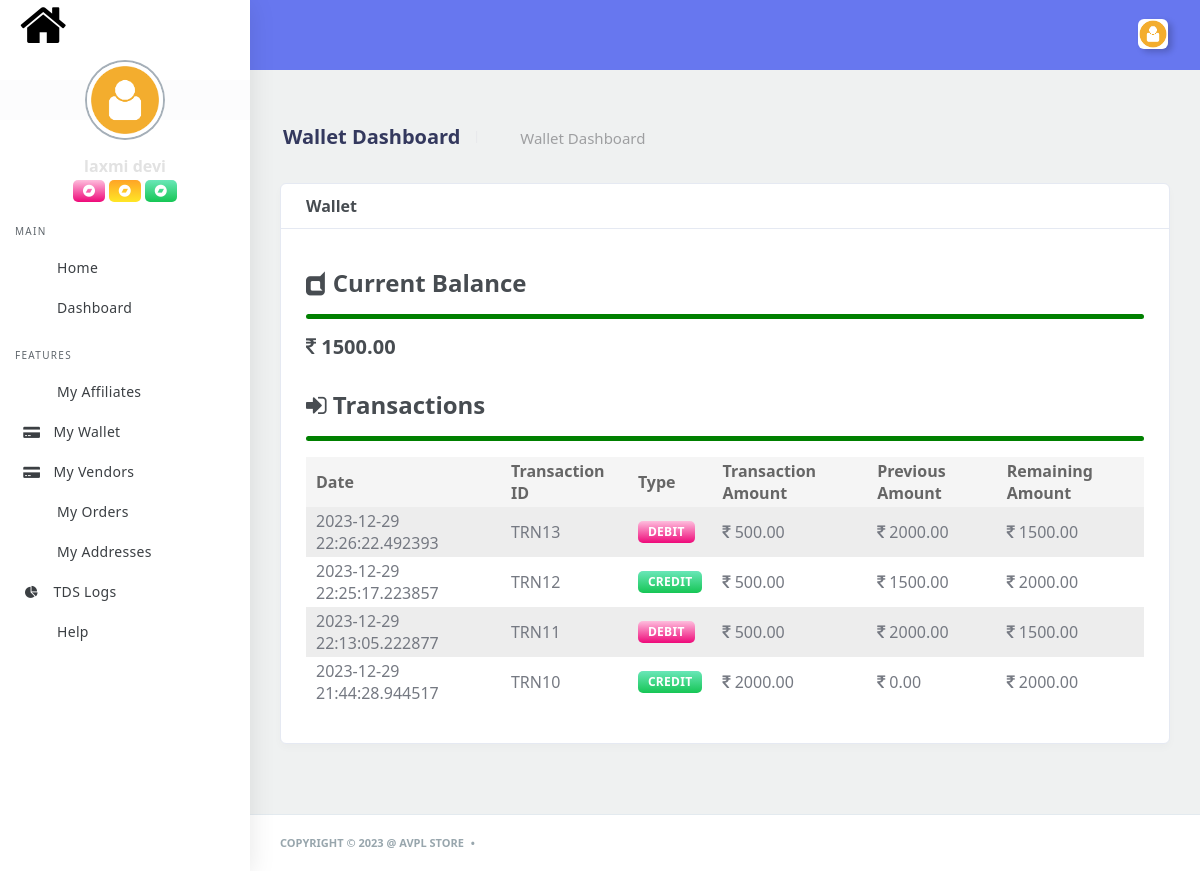
The app's page /user/wallet (signed in) with its own data.
### user_app/models.py (models this page shows, shortened)
class UserData(models.Model):
	user = models.OneToOneField(User, on_delete=models.CASCADE, related_name='usr')
	first_name = models.CharField(max_length=50, null=True, blank=True)
	last_name = models.CharField(max_length=50, null=True, blank=True)
	phone = models.CharField(max_length=10, null=True, blank=True)
	address = models.CharField(max_length=100, null=True, blank=True)
	zipcode = models.CharField(max_length=20, null=True, blank=True)
	latitude = models.FloatField(null=True, blank=True)
	longitude = models.FloatField(null=True, blank=True)
	gender = models.CharField(max_length=20, null=True, blank=True)
	profile_pic =  models.ImageField(upload_to='profile', null=True, blank=True)
	pv = models.FloatField(default=0.0)
	sponsor = models.ForeignKey(User, on_delete=models.CASCADE, null=True,blank=True)
	is_active = models.BooleanField(default=False)
	subscribed = models.BooleanField(default=False)
	class Meta:
		db_table="UserData"

### main_app/models.py (models this page shows, shortened)
class Wallet(models.Model):
	user = models.ForeignKey(User, on_delete=models.CASCADE)
	current_balance = models.FloatField(default=0.0)
	class Meta:
		db_table="Wallet"

class WalletTransaction(models.Model):
	wallet = models.ForeignKey(Wallet, on_delete=models.CASCADE)
	transaction_date = models.DateTimeField()
	transaction_type = models.CharField(max_length=20)
	transaction_amount = models.FloatField()
	previous_amount = models.FloatField()
	remaining_amount = models.FloatField()
	class Meta:
		db_table="WalletTransaction"

### user_app/views.py (the view)
# urls.py: path('wallet', user_wallet),
@csrf_exempt
def user_wallet(request):
	if check_user_authentication(request, 'User'):
		if not Wallet.objects.filter(user=request.user).exists():
			Wallet.objects.create(user=request.user)
		dic = {'user':UserData.objects.get(user=request.user),
			'wallet':Wallet.objects.filter(user=request.user).first(),
			'wallet_transactions':WalletTransaction.objects.filter(wallet=Wallet.objects.filter(user=request.user).first()).order_by('-transaction_date'),
			'notification':get_notifications(request.user),
			'notification_len':len(Notification.objects.filter(user=request.user, read=False)),
		}
		return render(request, 'user_app/wallet-dash.html', dic)
	else:
		return render(request, '403.html')

### main_app/utils.py (called while the page is built)
def get_notifications(user):
	now_date=datetime.datetime.now()
	dic={}
	lt=[]
	for x in Notification.objects.filter(user=user):
		time = x.notification_date.time()
		date = x.notification_date.date()
		hour = int(str(time)[0:2])
		minute = int(str(time)[3:5])
		year = str(x.notification_date.date())[0:4]
		month = str(x.notification_date.date())[5:7]
		day = str(x.notification_date.date())[8:10]
		new = datetime.datetime(int(year), int(month), int(day), hour, minute, 0, 0, tzinfo=None)
		dic={
			'text':x.text,
			'time':timeago.format(new, now_date.replace(tzinfo=None))
		}
		lt.append(dic)
	return list(reversed(lt))

def check_user_authentication(request, user_type):
	if request.user.is_authenticated:
		if request.user.role.level.level == user_type:
			return True
	return False

### templates/user_app/wallet-dash.html (shortened to what this page needs)
{% extends 'user_app/base.html' %}
{% load static %}
{% block main %}
            <div class="main-content">
               <section class="section">
                  <div class="section-header">
                     <div class="row">
                        <div class="col-xl-6 col-lg-6 col-md-6 col-sm-12">
                           <div class="section-header-breadcrumb-content">
                              <h1>Wallet Dashboard</h1>
                              <div class="section-header-breadcrumb">
                                 <div class="breadcrumb-item active"><a href="/user/"><i class="fas fa-home"></i></a></div>
                                 <div class="breadcrumb-item"><a href="#">Wallet Dashboard</a></div>
                              </div>
                           </div>
                        </div>
                     </div>
                  </div>
                  <div class="section-body">
                     <div class="row">
                        <div class="col-12">
                           <div class="card">
                              <div class="card-header">
                                 <h4>Wallet</h4>
                              </div>
                              <div class="card-body">
                                    <div class="row">
                                       <div class="col-lg-12 col-md-12 col-sm-12">
                                          <h4><i class="fa fa-dashcube"></i> Current Balance</h4>
                                          <hr style="border-width:5px;border-color:green;border-radius:20px;margin-bottm:10px;">
                                          <h5><i class="fa fa-inr"></i> {{wallet.current_balance|floatformat:2}}</h5>
                                       </div>
                                       <div class="col-lg-12 mt-4 col-md-12 col-sm-12">
                                          <h4><i class="fa fa-sign-in"></i> Transactions</h4>
                                          <hr style="border-width:5px;border-color:green;border-radius:20px;margin-bottm:10px;">
                                          <div class="table-responsive">
                                             <table class="table table-striped table-hover" id="tableExport" style="width:100%;">
                                                <thead>
                                                   <tr>
                                                      <th>Date</th>
                                                      <th>Transaction ID</th>
                                                      <th>Type</th>
                                                      <th>Transaction Amount</th>
                                                      <th>Previous Amount</th>
                                                      <th>Remaining Amount</th>
                                                   </tr>
                                                </thead>
                                                <tbody>
                                                   {% for x in wallet_transactions %}
                                                   <tr>
                                                      <td>{{ x.transaction_date|safe }}</td>
                                                      <td>TRN{{ x.id|safe }}</td>
                                                      {% if x.transaction_type == 'CREDIT' %}
                                                      <td><span class="badge badge-success">{{ x.transaction_type }}</span></td>
                                                      {% else %}
                                                      <td><span class="badge badge-danger">{{ x.transaction_type }}</span></td>
                                                      {% endif %}
                                                      <td><i class="fa fa-inr"></i> {{ x.transaction_amount|floatformat:2 }}</td>
                                                      <td><i class="fa fa-inr"></i> {{ x.previous_amount|floatformat:2 }}</td>
                                                      <td><i class="fa fa-inr"></i> {{ x.remaining_amount|floatformat:2 }}</td>
                                                   </tr>
                                                   {% endfor %}
                                                </tbody>
                                             </table>
                                          </div>
                                       </div>
                                    </div>
                              </div>
                           </div>
                        </div>
                     </div>
                  </div>
               </section>
            </div>
{% endblock %}

### templates/user_app/base.html (shortened to what this page needs)
﻿<!DOCTYPE html>
{% load static %}
<html lang="en">
   <head>
      <link rel="stylesheet" href="{% static 'dash/css/app.min.css' %}">
      <link rel="stylesheet" href="{% static 'dash/bundles/jqvmap/dist/jqvmap.min.css' %}">
      <link rel="stylesheet" href="{% static 'dash/bundles/weather-icon/css/weather-icons.min.css' %}">
      <link rel="stylesheet" href="{% static 'dash/bundles/weather-icon/css/weather-icons-wind.min.css' %}">
      <link rel="stylesheet" href="{% static 'dash/bundles/bootstrap-social/bootstrap-social.css' %}">
      <link rel="stylesheet" href="{% static 'dash/bundles/datatables/datatables.min.css' %}">
      <link rel="stylesheet" href="{% static 'dash/bundles/datatables/DataTables-1.10.16/css/dataTables.bootstrap4.min.css' %}">
      <link rel="stylesheet" href="{% static 'dash/css/style.css' %}">
      <link rel="stylesheet" href="{% static 'dash/css/components.css' %}">
      <link rel="stylesheet" href="{% static 'dash/css/custom.css' %}" />
      <link rel="stylesheet" href="https://cdnjs.cloudflare.com/ajax/libs/font-awesome/4.7.0/css/font-awesome.min.css">
   </head>
   <body>
      <div id="app">
         <div class="main-wrapper main-wrapper-1">
            <div class="navbar-bg"></div>
            <nav class="navbar navbar-expand-lg main-navbar">
               <div class="form-inline mr-auto">
                  <ul class="navbar-nav mr-3">
                     <li><a href="#" data-toggle="sidebar" class="nav-link nav-link-lg collapse-btn"><i
                        class="fas fa-bars"></i></a></li>
                     <li><a href="#" class="nav-link nav-link-lg fullscreen-btn">
                        <i class="fas fa-expand"></i>
                        </a>
                     </li>
                  </ul>
               </div>
               <ul class="navbar-nav navbar-right">
                  <li class="dropdown dropdown-list-toggle">
                     <a href="#" onclick="mark_notification_read();" data-toggle="dropdown"
                        class="nav-link notification-toggle nav-link-lg"><i class="far fa-bell"></i>{% if notification_len != 0 %}<span class="notification-count bg-green" id="notification_len">{{notification_len}}</span>{% endif %}</a>
                  </li>
                  <li class="dropdown">
                     <a href="#" data-toggle="dropdown"
                        class="nav-link dropdown-toggle nav-link-lg nav-link-user">
                     <img alt="image" src="{% static 'download.png' %}" class="user-img-radious-style">
                     </a>
                  </li>
               </ul>
            </nav>
            <div class="main-sidebar sidebar-style-2">
               <aside id="sidebar-wrapper">
                  <div class="sidebar-brand">
                     <a href="/">
                     <i class="header-logo fa fa-home" style="font-size: 50px;"></i>
                     </a>
                  </div>
                  <ul class="sidebar-menu">
                     <li class="dropdown active" style="display: block;">
                        <div class="sidebar-profile">
                           <div class="siderbar-profile-pic">
                              {% if user.profile_pic %}
                             <a href="/user/profile"> <img src="{{user.profile_pic.url}}" class="profile-img-circle box-center" alt="User Image"></a>
                             {% else %}
                             <a href="/user/profile"> <img src="{% static 'download.png' %}" class="profile-img-circle box-center" alt="User Image"></a>
                             {% endif %}
                           </div>
                           <div class="siderbar-profile-details">
                              <br>
                              <div class="siderbar-profile-name">{{ user.first_name|safe }} {{ user.last_name|safe }}</div>
                              <span class="badge badge-danger" id="color_red" ><i class="fa fa-bandcamp"></i></span>
                              <span class="badge badge-warning" id="color_yellow"><i class="fa fa-bandcamp"></i></span>
                              <span class="badge badge-success" id="color_green"><i class="fa fa-bandcamp"></i></span>
                           </div>
                        </div>
                     </li>
                     <li class="menu-header">Main</li>
                     <li><a class="nav-link" href="/"><i class="fas fa-home"></i><span>Home</span></a></li>
                     <li><a class="nav-link" href="/user/" onclick="userpv();"><i class="fas fa-desktop"></i><span>Dashboard</span></a></li>
                     <li class="menu-header">Features</li>
                     <li class="dropdown">
                        <a href="#" class="nav-link has-dropdown"><i class="fas fa-sitemap"></i><span>My Affiliates</span></a>
                     </li>
                     <li class="dropdown">
                        <a href="#" class="nav-link has-dropdown"><i class="fa fa-credit-card-alt"></i><span>My Wallet</span></a>
                     </li>
                     <li class="dropdown">
                        <a href="#" class="nav-link has-dropdown"><i class="fa fa-credit-card-alt"></i><span>My Vendors</span></a>
                     </li>
                     <li><a class="nav-link" href="/user/myorder"><i class="fas fa-shopping-bag"></i><span>My Orders</span></a></li>
                     <li><a class="nav-link" href="/user/myaddress"><i class="fas fa-map-marker"></i><span>My Addresses</span></a></li>
                     <li><a class="nav-link" href="/user/tds_log/"><i class="fa fa-pie-chart"></i><span>TDS Logs</span></a></li>
                     <li><a class="nav-link" href="/user/help"><i class="fas fa-question-circle"></i><span>Help</span></a></li>
                      </ul>
               </aside>
            </div>
            {% block main %}{% endblock %}
            <footer class="main-footer">
               <div class="footer-left">
                  Copyright &copy; <script>document.write(new Date().getFullYear());</script> @ AVPL Store
                   <div class="bullet"></div>
               </div>
            </footer>
         </div>
      </div>
   </body>
</html>

### static/dash/css/components.css (style rules this page uses)
.box-center { margin:0 auto }

### records on screen
UserData: first_name "laxmi", last_name "devi"
Wallet: current_balance "1500.00"
WalletTransaction: transaction_date "2023-12-29 22:26:22.492393", id "13", transaction_type "DEBIT", transaction_amount "500.00", previous_amount "2000.00", remaining_amount "1500.00"
WalletTransaction: transaction_date "2023-12-29 22:25:17.223857", id "12", transaction_type "CREDIT", transaction_amount "500.00", previous_amount "1500.00", remaining_amount "2000.00"
WalletTransaction: transaction_date "2023-12-29 22:13:05.222877", id "11", transaction_type "DEBIT", transaction_amount "500.00", previous_amount "2000.00", remaining_amount "1500.00"
WalletTransaction: transaction_date "2023-12-29 21:44:28.944517", id "10", transaction_type "CREDIT", transaction_amount "2000.00", previous_amount "0.00", remaining_amount "2000.00"
